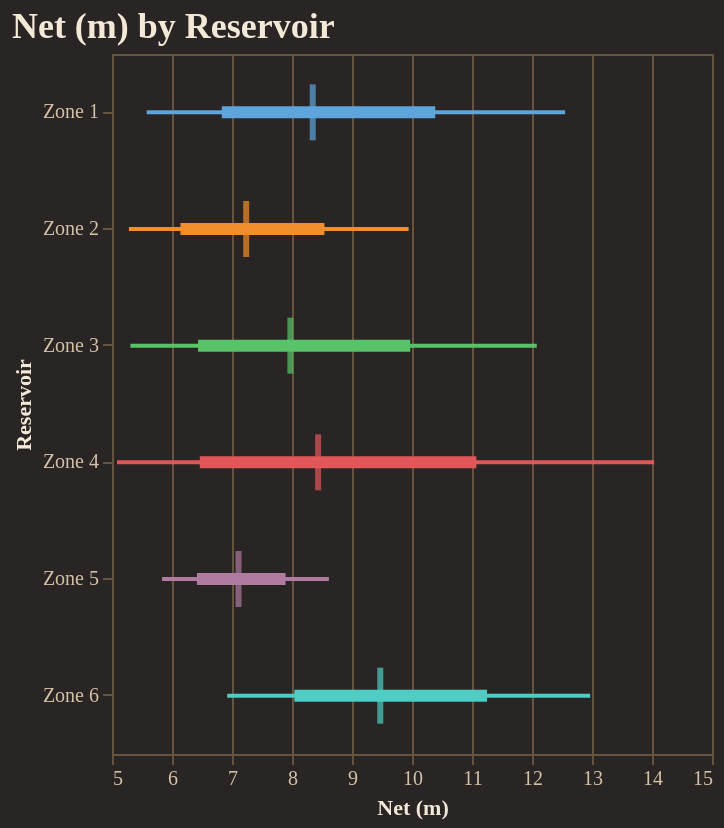

This figure's notebook cell:
### Code cell
fig = reporter.plotter.forest_plot(
    "Net (m)", 
    backend=PLOTTING_BACKEND
)
fig.show()

### Figure 1 — Vega-Lite specification as saved in the notebook (floating-point values rounded to 4 significant figures)
{"config": {"background": "#292524", "view": {"fill": "#292524", "stroke": "#665340"}, "title": {"color": "#f4e9d7", "font": "Merriweather", "fontSize": 18, "fontWeight": 600, "subtitleColor": "#d5c2a6", "anchor": "start"}, "axis": {"domainColor": "#665340", "gridColor": "#665340", "tickColor": "#665340", "labelColor": "#d5c2a6", "titleColor": "#f4e9d7", "labelFont": "Merriweather", "titleFont": "Merriweather"}, "legend": {"titleColor": "#f4e9d7", "labelColor": "#d5c2a6", "labelFont": "Merriweather", "titleFont": "Merriweather", "orient": "top-right", "symbolType": "circle"}, "header": {"labelColor": "#d5c2a6", "titleColor": "#f4e9d7", "labelFont": "Merriweather", "titleFont": "Merriweather"}, "mark": {"color": "#c78d3b"}, "line": {"color": "#c78d3b"}, "bar": {"color": "#c78d3b"}, "point": {"color": "#ddb06d"}, "area": {"color": "#c78d3b", "opacity": 0.35}, "text": {"color": "#f4e9d7", "font": "Merriweather"}, "range": {"category": ["#5DA5DA", "#F28E2B", "#59C36A", "#E15759", "#B07AA1", "#4ECDC4", "#FF9DA7", "#EDC948"]}}, "layer": [{"mark": {"type": "rule", "strokeWidth": 2}, "encoding": {"color": {"field": "group", "legend": null, "type": "nominal"}, "x": {"field": "p10", "scale": {"zero": false}, "title": "Net (m)", "type": "quantitative"}, "x2": {"field": "p90"}, "y": {"field": "group", "sort": ["Zone 1", "Zone 2", "Zone 3", "Zone 4", "Zone 5", "Zone 6"], "title": "Reservoir", "type": "nominal"}}}, {"mark": {"type": "rule", "strokeWidth": 6}, "encoding": {"color": {"field": "group", "legend": null, "type": "nominal"}, "x": {"field": "p25", "scale": {"zero": false}, "title": "Net (m)", "type": "quantitative"}, "x2": {"field": "p75"}, "y": {"field": "group", "sort": ["Zone 1", "Zone 2", "Zone 3", "Zone 4", "Zone 5", "Zone 6"], "title": "Reservoir", "type": "nominal"}}}, {"mark": {"type": "tick", "color": "black", "size": 28, "thickness": 3}, "encoding": {"color": {"field": "group", "legend": null, "type": "nominal"}, "tooltip": [{"field": "group", "title": "Group", "type": "nominal"}, {"field": "p10", "title": "P10", "type": "quantitative"}, {"field": "p25", "title": "P25", "type": "quantitative"}, {"field": "median", "title": "Median", "type": "quantitative"}, {"field": "p75", "title": "P75", "type": "quantitative"}, {"field": "p90", "title": "P90", "type": "quantitative"}], "x": {"field": "median", "scale": {"zero": false}, "title": "Net (m)", "type": "quantitative"}, "y": {"field": "group", "sort": ["Zone 1", "Zone 2", "Zone 3", "Zone 4", "Zone 5", "Zone 6"], "title": "Reservoir", "type": "nominal"}}}], "data": {"name": "data-9da46f9a9442849ea4c10dcdb68d18a9"}, "height": 350, "title": "Net (m) by Reservoir", "width": "container", "$schema": "https://vega.github.io/schema/vega-lite/v5.20.1.json", "datasets": {"data-9da46f9a9442849ea4c10dcdb68d18a9": [{"group": "Zone 1", "p10": 5.579, "p25": 6.83, "median": 8.345, "p75": 10.39, "p90": 12.55}, {"group": "Zone 2", "p10": 5.282, "p25": 6.141, "median": 7.237, "p75": 8.541, "p90": 9.943}, {"group": "Zone 3", "p10": 5.307, "p25": 6.435, "median": 7.973, "p75": 9.971, "p90": 12.08}, {"group": "Zone 4", "p10": 5.083, "p25": 6.463, "median": 8.435, "p75": 11.07, "p90": 14.04}, {"group": "Zone 5", "p10": 5.835, "p25": 6.415, "median": 7.109, "p75": 7.893, "p90": 8.615}, {"group": "Zone 6", "p10": 6.92, "p25": 8.039, "median": 9.471, "p75": 11.25, "p90": 12.97}]}}
